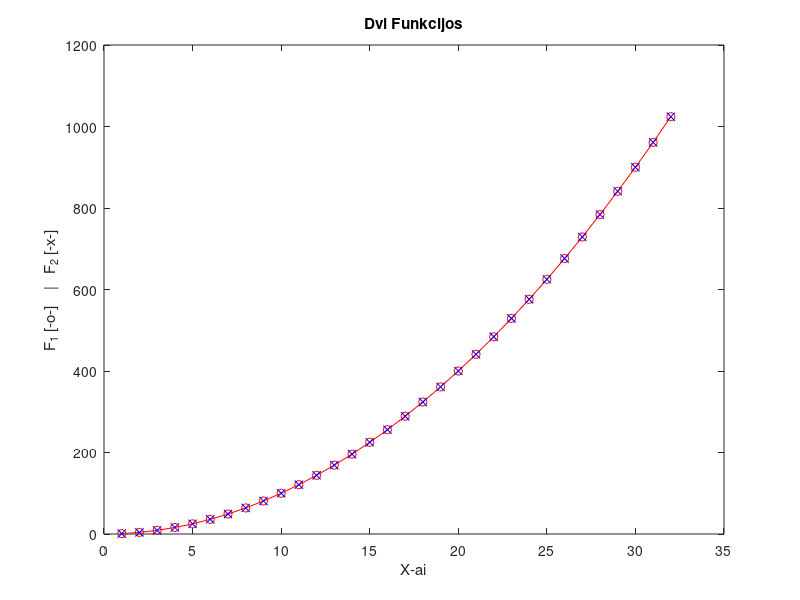

Recreate this plot in MATLAB.
x = 1:32;
y = x.^2;

plot(x,y,'o-r', x,y, 'xb')
title('Dvi Funkcijos')
xlabel('X-ai')
ylabel('F_1 [-o-]    |   F_2 [-x-]')
